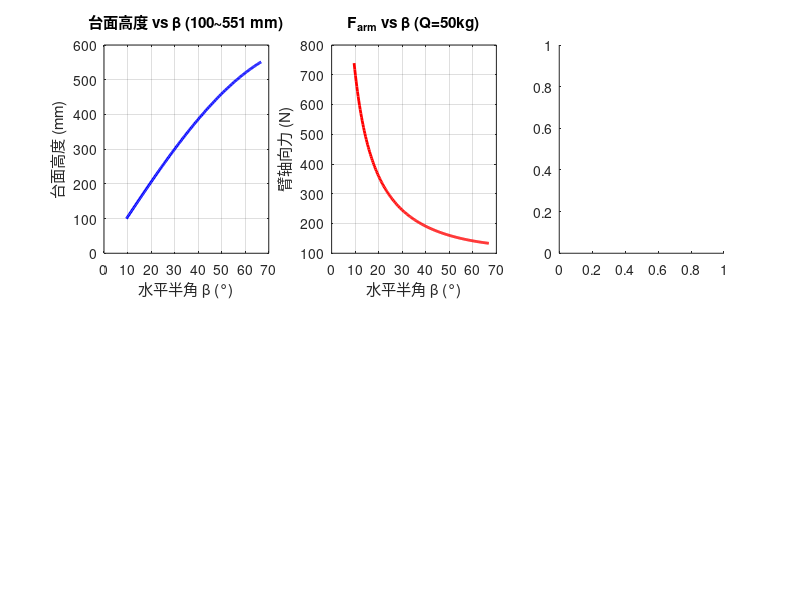

The MATLAB source for this figure: (Note: this script raises an error after producing the figure.)
%% 剪叉式垂直升降台 —— 强度校核与载重分析
% 臂杆: 36×4.8mm 实心扁钢, L=600mm, Q235
% 两臂夹角 α=19.10°~133.49°, 半角 β=α/2, h0=49mm(配件)
% 额定载重 50kg
clear; clc; close all;

%% ==================== 1. 设计参数 ====================
fprintf('========== 剪叉式垂直升降台强度校核 ==========\n\n');

L_arm   = 600;       % mm, 臂长
material = 'Q235';

% 两臂夹角 α（用户提供）
alpha_low  = 19.10;   % °, 最低位两臂夹角
alpha_high = 133.49;  % °, 最高位两臂夹角

% 半角 β = α/2 = 臂与水平面夹角（力学分析用）
beta_low  = alpha_low  / 2;   % = 9.55°
beta_high = alpha_high / 2;   % = 66.75°
beta_worst = beta_low;         % 最危险工况

% 台面高度 H = L * sin(β) + h0
h0 = 49;  % mm, 两端配件固定高度贡献
H_min = L_arm * sind(beta_low) + h0;
H_max = L_arm * sind(beta_high) + h0;
stroke = H_max - H_min;
H_lift = stroke;  % mm, 理论升程

fprintf('--- 设计参数 ---\n');
fprintf('  臂长 L = %.0f mm,  材料: %s\n', L_arm, material);
fprintf('  截面: 36×4.8 mm 实心扁钢（宽面竖直）\n');
fprintf('  两臂夹角 α: %.2f° ~ %.2f°\n', alpha_low, alpha_high);
fprintf('  水平半角 β: %.2f° ~ %.2f°\n', beta_low, beta_high);
fprintf('  纯剪叉台高: %.1f ~ %.1f mm (行程 %.1f mm)\n', H_min, H_max, stroke);
fprintf('  理论升程: %.0f mm\n\n', H_lift);

% --- 平台 ---
platform_length = 660;   platform_width = 312;   platform_thick = 3;

% --- 臂截面: 36×4.8mm 实心扁钢 ---
B_arm = 4.8;   % mm, 厚度（水平方向）
H_arm = 36;    % mm, 宽度（竖直方向，承受弯曲）

% --- 销轴 ---
D_pin = 18;  % mm

%% ==================== 2. 材料属性 (Q235) ====================
fprintf('--- 材料属性 (Q235) ---\n');
sigma_y = 235;   sigma_b = 375;   tau_y = 0.6*sigma_y;
E_steel = 206000;   sigma_brg = 1.5*sigma_y;
n_s = 1.5;   n_buckle = 3.0;
sigma_allow = sigma_y/n_s;   tau_allow = tau_y/n_s;
fprintf('  [σ] = %.1f MPa,  [τ] = %.1f MPa\n\n', sigma_allow, tau_allow);

%% ==================== 3. 截面特性 ====================
fprintf('--- 臂截面特性 (%.0f×%.0fmm 实心扁钢) ---\n', B_arm, H_arm);

A_sec = B_arm * H_arm;                        % mm²
I_strong = B_arm * H_arm^3 / 12;              % mm⁴, 竖直面内弯曲
I_weak   = H_arm * B_arm^3 / 12;              % mm⁴, 侧向弯曲
W_strong = I_strong / (H_arm/2);              % mm³
i_min = sqrt(I_weak / A_sec);                 % mm, 弱轴回转半径

fprintf('  A = %.1f mm²\n', A_sec);
fprintf('  I_strong = %.0f mm⁴ (竖直弯曲)\n', I_strong);
fprintf('  I_weak = %.0f mm⁴ (侧向弯曲)\n', I_weak);
fprintf('  W = %.0f mm³\n', W_strong);
fprintf('  i_min = %.2f mm (弱轴)\n\n', i_min);

%% ==================== 4. 额定载荷受力分析 (50kg) ====================
fprintf('--- 受力分析 (额定 Q = 50 kg) ---\n');

Q_rated = 50;
F_load = Q_rated * 9.81;

% 臂轴向力: F_arm = F / (4*sinβ)
F_arm = F_load / (4 * sind(beta_worst));

% 自重弯矩
w_self = 7850e-9 * A_sec * 9.81;  % N/mm
M_self = w_self * L_arm^2 * cosd(beta_worst) / 8;  % N·mm

% 偏心弯矩 (e=2mm)
ecc = 2;
M_ecc = 0.5 * F_arm * ecc;  % N·mm

M_total = M_self + M_ecc;

fprintf('  最危险位 β = %.2f° (最低位)\n', beta_worst);
fprintf('  F_arm = %.1f N (轴向)\n', F_arm);
fprintf('  M_self = %.1f N·mm,  M_ecc = %.1f N·mm,  M_total = %.1f N·mm\n\n', ...
    M_self, M_ecc, M_total);

%% ==================== 5. 臂压弯组合强度 ====================
fprintf('--- 臂压弯组合强度 ---\n');
sigma_axial = F_arm / A_sec;
sigma_bend  = M_total / W_strong;
sigma_comb  = sigma_axial + sigma_bend;

fprintf('  σ_axial = %.2f MPa\n', sigma_axial);
fprintf('  σ_bend  = %.2f MPa\n', sigma_bend);
fprintf('  σ_comb  = %.2f MPa  (allow=%.1f, util=%.1f%%)\n', ...
    sigma_comb, sigma_allow, sigma_comb/sigma_allow*100);
if sigma_comb < sigma_allow
    fprintf('  判定: ✓ 合格\n');
else
    fprintf('  判定: ✗ 不合格\n');
end

%% ==================== 6. 屈曲稳定性（弱轴） ====================
fprintf('\n--- 屈曲稳定性（弱轴方向） ---\n');

mu = 1.0;  L_eff = mu * L_arm;
lambda = L_eff / i_min;
lambda_p = pi * sqrt(E_steel / (0.8*sigma_y));

if lambda > lambda_p
    F_cr = pi^2 * E_steel * I_weak / L_eff^2;
    buck_type = '弹性屈曲（欧拉公式）';
else
    lambda_c = pi * sqrt(E_steel/sigma_y);
    sigma_cr_val = sigma_y * (1 - 0.43*(lambda/lambda_c)^2);
    F_cr = sigma_cr_val * A_sec;
    buck_type = '非弹性屈曲（抛物线公式）';
end

n_actual = F_cr / F_arm;

fprintf('  λ = %.1f (> λp=%.0f),  %s\n', lambda, lambda_p, buck_type);
fprintf('  F_cr = %.0f N (%.1f kN)\n', F_cr, F_cr/1000);
fprintf('  n_actual = %.2f (要求 ≥ %.1f)\n', n_actual, n_buckle);

if n_actual >= n_buckle
    fprintf('  判定: ✓ 合格\n');
else
    fprintf('  判定: ✗ 不合格！需侧向支撑\n');

    % 加中心隔套: L_eff → L/2
    L_eff_braced = L_arm / 2;
    lambda_b = L_eff_braced / i_min;
    F_cr_b = pi^2 * E_steel * I_weak / L_eff_braced^2;
    n_b = F_cr_b / F_arm;
    fprintf('  加侧向支撑后 (Leff=%.0fmm): λ=%.0f, Fcr=%.0fN, n=%.1f ✓\n', ...
        L_eff_braced, lambda_b, F_cr_b, n_b);
end

%% ==================== 7. 销轴强度 ====================
fprintf('\n--- 销轴强度 (D=%.0fmm, 45#钢) ---\n', D_pin);

A_pin = pi*(D_pin/2)^2;
F_pin = 2 * tau_allow * A_pin;  % N, 双剪
Q_pin = F_pin / 9.81;

% 销轴弯曲
L_span = H_arm + 6;
M_pin = F_arm * L_span / 4;
I_pin = pi*(D_pin/2)^4/4;
W_pin = I_pin/(D_pin/2);
sigma_pin = M_pin / W_pin;

% 耳板承压
sigma_brg = F_arm / (D_pin * B_arm);

fprintf('  双剪承载力: %.1f kN (%.0f kg)\n', F_pin/1000, Q_pin);
fprintf('  销轴弯曲: %.1f MPa\n', sigma_pin);
fprintf('  耳板承压: %.1f MPa\n', sigma_brg);
fprintf('  判定: ✓ 全部合格\n');

%% ==================== 8. 台面强度 ====================
fprintf('\n--- 台面弯曲 (%.0f×%.0f×%.0fmm) ---\n', ...
    platform_length, platform_width, platform_thick);

q_plt = F_load / (platform_length * platform_width);
M_plt = q_plt * platform_width^2 / 8;
W_plt = platform_thick^2 / 6;
sigma_plt = M_plt / W_plt;

% 挠度 (Navier 第一项近似)
D_plate = E_steel * platform_thick^3 / (12*(1-0.3^2));
a = platform_length;  b = platform_width;
amn = (1/a)^2 + (1/b)^2;
w_max = 16*q_plt/(pi^6*D_plate*1*1*amn^2);

fprintf('  σ = %.1f MPa (allow=%.0f, util=%.0f%%)\n', sigma_plt, sigma_allow, sigma_plt/sigma_allow*100);
fprintf('  w_max ≈ %.2f mm (L/%.0f)\n', w_max, b/w_max);
if sigma_plt < sigma_allow
    fprintf('  判定: ✓ 合格\n');
else
    fprintf('  判定: ✗ 不合格\n');
end

%% ==================== 9. 最大载重反算 ====================
fprintf('\n========== 最大载重综合评估 ==========\n');

% (1) 销轴
F_arm_max_pin = F_pin;
Q1 = F_arm_max_pin * 4 * sind(beta_worst) / 9.81;

% (2) 臂强度
coeff = 1/(4*sind(beta_worst)*A_sec) + 0.5*ecc/(4*sind(beta_worst)*W_strong);
Q2 = sigma_allow / (coeff * 9.81);

% (3) 屈曲 (加支撑后)
F_arm_max_buckle = F_cr_b / n_buckle;
Q3 = F_arm_max_buckle * 4 * sind(beta_worst) / 9.81;

% (4) 台面
q_max = sigma_allow * W_plt * 8 / platform_width^2;
Q4 = q_max * platform_length * platform_width / 9.81;

Qs = [Q1, Q2, Q3, Q4];
names = {'销轴剪切', '臂压弯强度', '屈曲(加支撑)', '台面弯曲'};
[Q_max, idx] = min(Qs);

fprintf('  (1) 销轴剪切:        %.0f kg\n', Q1);
fprintf('  (2) 臂压弯强度:      %.0f kg\n', Q2);
fprintf('  (3) 屈曲(加支撑):    %.0f kg\n', Q3);
fprintf('  (4) 台面弯曲:        %.0f kg\n', Q4);
fprintf('\n  ★ 最大安全载重: %.0f kg  (控制因素: %s)\n', Q_max, names{idx});
fprintf('  ★ 额定 %.0f kg,  安全裕度 %.0f%%\n', Q_rated, (Q_max/Q_rated-1)*100);

%% ==================== 10. 绘图 ====================
figure('Position', [50, 50, 1400, 800], 'Color', 'w');

beta_plot = linspace(beta_low, beta_high, 200);

subplot(2,3,1);
plot(beta_plot, L_arm*sind(beta_plot), 'b-', 'LineWidth', 2);
xlabel('水平半角 β (°)'); ylabel('台面高度 (mm)');
title(sprintf('台面高度 vs β (%.0f~%.0f mm)', L_arm*sind(beta_low), L_arm*sind(beta_high)));
grid on;

subplot(2,3,2);
F_arm_plot = F_load ./ (4 * sind(beta_plot));
plot(beta_plot, F_arm_plot, 'r-', 'LineWidth', 2);
xlabel('水平半角 β (°)'); ylabel('臂轴向力 (N)');
title(sprintf('F_{arm} vs β (Q=%.0fkg)', Q_rated)); grid on;

subplot(2,3,3);
bar(categorical(names), Qs, 'FaceColor', [0.3 0.5 0.8]);
hold on; yline(Q_rated, 'k--', 'LineWidth', 1.5);
ylabel('载荷 (kg)'); title('各失效模式限制载荷'); grid on;

subplot(2,3,4);
bar(categorical({'轴向','弯曲','组合'}), [sigma_axial, sigma_bend, sigma_comb]);
hold on; yline(sigma_allow, 'r--', 'LineWidth', 1.5);
ylabel('应力 (MPa)'); title(sprintf('臂应力分量 (%.0fkg)', Q_rated)); grid on;

subplot(2,3,5);
Q_sweep = linspace(10, 200, 100);
n_sweep = zeros(size(Q_sweep));
for i = 1:length(Q_sweep)
    Fa = Q_sweep(i)*9.81/(4*sind(beta_worst));
    n_sweep(i) = F_cr_b / Fa;
end
plot(Q_sweep, n_sweep, 'm-', 'LineWidth', 2);
hold on; yline(n_buckle, 'k--'); yline(1, 'r:');
xlabel('载荷 (kg)'); ylabel('屈曲安全系数');
title('屈曲安全系数 vs 载荷 (加支撑后)'); grid on;

subplot(2,3,6);
sigma_sweep = zeros(size(Q_sweep));
for i = 1:length(Q_sweep)
    qs = Q_sweep(i)*9.81/(platform_length*platform_width);
    sigma_sweep(i) = qs*platform_width^2/8 / W_plt;
end
plot(Q_sweep, sigma_sweep, 'b-', 'LineWidth', 2);
hold on; yline(sigma_allow, 'r--', 'LineWidth', 1.5);
xlabel('载荷 (kg)'); ylabel('台面应力 (MPa)');
title('台面弯曲应力 vs 载荷'); grid on;

sgtitle(sprintf('剪叉升降台强度校核 | %.0f×%.0fmm扁钢 L=%.0fmm | 额定%.0fkg 最大%.0fkg', ...
    B_arm, H_arm, L_arm, Q_rated, Q_max), 'FontSize', 14, 'FontWeight', 'bold');

%% ==================== 11. 汇总 ====================
fprintf('\n');
fprintf('  ╔════════════════════════════════════════╗\n');
fprintf('  ║  剪叉升降台强度校核报告 (%.0fkg)       ║\n', Q_rated);
fprintf('  ╠════════════════════════════════════════╣\n');
fprintf('  ║  臂: %.0f×%.0fmm扁钢  L=%.0fmm        ║\n', B_arm, H_arm, L_arm);
fprintf('  ║  台面: %d×%d×%dmm  销轴: D=%.0fmm     ║\n', ...
    platform_length, platform_width, platform_thick, D_pin);
fprintf('  ║  β: %.1f°~%.1f°  H: %.0f~%.0fmm      ║\n', beta_low, beta_high, H_min, H_max);
fprintf('  ╠════════════════════════════════════════╣\n');
fprintf('  ║  臂压弯: %5.1f/%.0f MPa (%.0f%%)      ║\n', sigma_comb, sigma_allow, sigma_comb/sigma_allow*100);
fprintf('  ║  屈曲(支撑): n=%.0f (需≥%.0f)         ║\n', n_b, n_buckle);
fprintf('  ║  销轴: 弯曲%.0f 承压%.0f MPa           ║\n', sigma_pin, sigma_brg);
fprintf('  ║  台面: σ=%.0fMPa w=%.2fmm             ║\n', sigma_plt, w_max);
fprintf('  ╠════════════════════════════════════════╣\n');
fprintf('  ║  ★ 最大安全载重: %.0f kg             ║\n', Q_max);
fprintf('  ╚════════════════════════════════════════╝\n');
